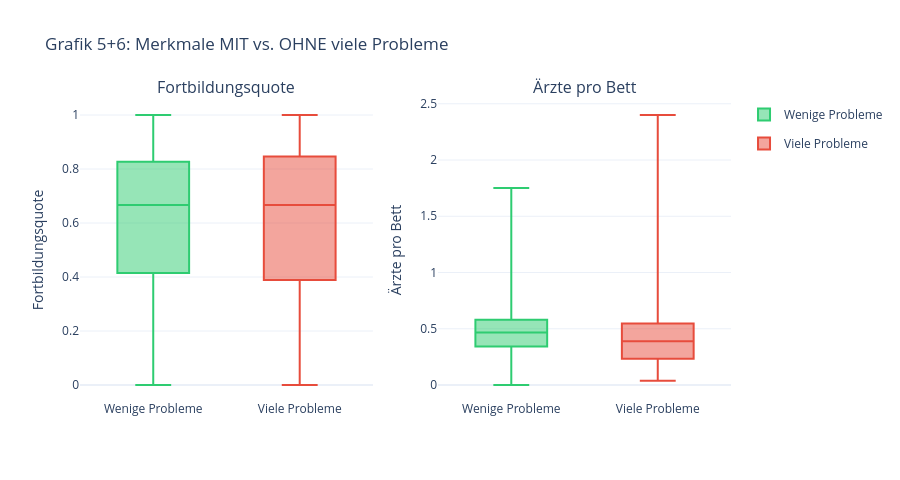

The notebook cell saved with this chart:
### Markdown cell above
### 📊 Grafiken 5+6 — Fortbildungsquote & Ärzte pro Bett
Zwei Boxplots nebeneinander: Fortbildungsquote und Ärzte pro Bett, jeweils getrennt nach Gruppe. Zeigt, ob mehr Personal oder höhere Fortbildungsbeteiligung mit weniger Qualitätsproblemen einhergeht. Ausreißer werden ausgeblendet (`showfliers=False`) für bessere Lesbarkeit.

### Code cell
# ── Grafik 5+6: Fortbildungsquote & Ärzte pro Bett (interaktiv, mit Hover) ────
fig = make_subplots(rows=1, cols=2, subplot_titles=("Fortbildungsquote", "Ärzte pro Bett"))

for col_idx, (col, label) in enumerate(zip(
    ["fortbildungsquote", "aerzte_pro_bett"],
    ["Fortbildungsquote", "Ärzte pro Bett"]
), start=1):
    for g in [0, 1]:
        fig.add_trace(go.Box(
            y=df[df["hat_viele_Probleme"] == g][col].dropna(),
            name=LABELS[g], marker_color=FARBEN[g], boxpoints=False,
            legendgroup=LABELS[g], showlegend=(col_idx == 1),
        ), row=1, col=col_idx)
    fig.update_yaxes(title_text=label, row=1, col=col_idx)

fig.update_layout(
    title="Grafik 5+6: Merkmale MIT vs. OHNE viele Probleme",
    template="plotly_white",
    width=900, height=480,
)
fig.show()

for col, label in [("fortbildungsquote", "Fortbildungsquote"), ("aerzte_pro_bett", "Ärzte/Bett")]:
    m0 = df[df["hat_viele_Probleme"]==0][col].median()
    m1 = df[df["hat_viele_Probleme"]==1][col].median()
    print(f"  {label:20s}: Wenige={m0:.3f}, Viele={m1:.3f}")
print("\n📌 Befund: Prüfen ob Fortbildungsquote oder Ärztedichte einen Unterschied zeigen. Zum Ablesen genauer Werte: Maus über die Box bewegen.")

### Figure 1 — Plotly figure (JSON) as saved in the notebook; plotly's stock layout.template omitted (floating-point values rounded to 4 significant figures; data arrays with more than 128 entries replaced by an {"elided": "..."} marker saying what was removed)
{"data": [{"boxpoints": false, "legendgroup": "Wenige Probleme", "marker": {"color": "#2ecc71"}, "name": "Wenige Probleme", "showlegend": true, "type": "box", "xaxis": "x", "y": {"elided": "908 float values"}, "yaxis": "y"}, {"boxpoints": false, "legendgroup": "Viele Probleme", "marker": {"color": "#e74c3c"}, "name": "Viele Probleme", "showlegend": true, "type": "box", "xaxis": "x", "y": {"elided": "883 float values"}, "yaxis": "y"}, {"boxpoints": false, "legendgroup": "Wenige Probleme", "marker": {"color": "#2ecc71"}, "name": "Wenige Probleme", "showlegend": false, "type": "box", "xaxis": "x2", "y": {"elided": "923 float values"}, "yaxis": "y2"}, {"boxpoints": false, "legendgroup": "Viele Probleme", "marker": {"color": "#e74c3c"}, "name": "Viele Probleme", "showlegend": false, "type": "box", "xaxis": "x2", "y": {"elided": "896 float values"}, "yaxis": "y2"}], "layout": {"annotations": [{"font": {"size": 16}, "showarrow": false, "text": "Fortbildungsquote", "x": 0.225, "xanchor": "center", "xref": "paper", "y": 1, "yanchor": "bottom", "yref": "paper"}, {"font": {"size": 16}, "showarrow": false, "text": "Ärzte pro Bett", "x": 0.775, "xanchor": "center", "xref": "paper", "y": 1, "yanchor": "bottom", "yref": "paper"}], "height": 480, "title": {"text": "Grafik 5+6: Merkmale MIT vs. OHNE viele Probleme"}, "width": 900, "xaxis": {"anchor": "y", "domain": [0, 0.45]}, "xaxis2": {"anchor": "y2", "domain": [0.55, 1]}, "yaxis": {"anchor": "x", "domain": [0, 1], "title": {"text": "Fortbildungsquote"}}, "yaxis2": {"anchor": "x2", "domain": [0, 1], "title": {"text": "Ärzte pro Bett"}}}}
